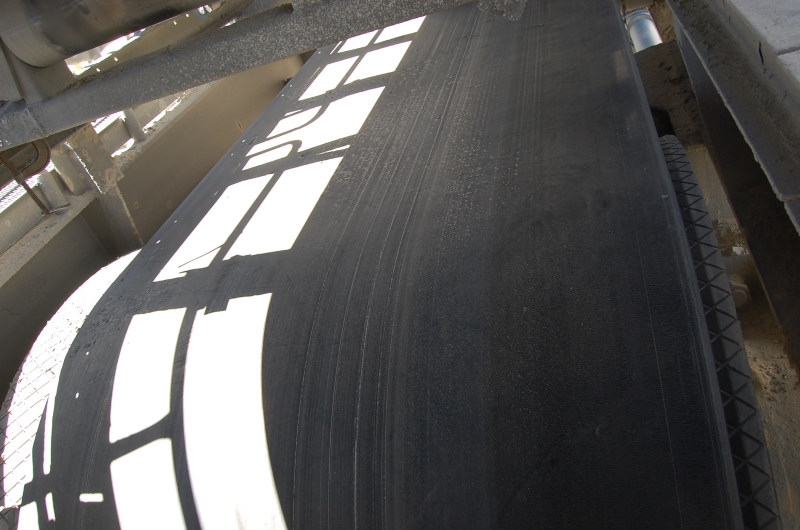
#> input picture 1.jpg, 1600 x 1060 px (shown at 1/2 size); its folder holds 4 pictures in this run
$ python best_model.py
#> lines starting #> are read from the running program, lines starting #| are printed output that depends on the picture; after the words box and inside, x2 and y2 are one past the last pixel; in counts of white or black regions, pixels touching at a corner belong together
#> (reads labels.csv from the repository)
import cv2
import numpy as np
import pandas as pd
from sklearn.ensemble import RandomForestRegressor
from sklearn.linear_model import LinearRegression
from sklearn.preprocessing import StandardScaler
from sklearn.model_selection import train_test_split
import matplotlib.pyplot as plt
import os
import json
from PIL import Image

class BestBeltAlignmentModel:
    """
    Best belt alignment model with outlier handling and improved features
    """

    def __init__(self):
        self.rf_model = RandomForestRegressor(n_estimators=100, random_state=42)
        self.linear_model = LinearRegression()
        self.scaler = StandardScaler()
        self.is_trained = False
        self.outlier_threshold = 100  # Clamp values beyond this
        self.extreme_threshold = 0.25  # Increased from 0.15 for more conservative rules

    def clamp_outliers(self, value):
        """Clamp extreme values to reasonable range"""
        return np.clip(value, -self.outlier_threshold, self.outlier_threshold)

    def extract_improved_features(self, image_path):
        """
        Extract improved features with better left/right detection
        """
#> called with image_path = './1.jpg'
        # Load image
        image = cv2.imread(image_path)
#> image is the input picture: shape (1060, 1600, 3); mean B, G, R 89.4, 91, 92.7
        if image is None:
            raise ValueError(f"Could not load image: {image_path}")

        # Convert to different color spaces
        gray = cv2.cvtColor(image, cv2.COLOR_BGR2GRAY)
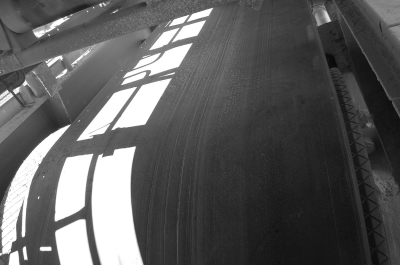
#> gray: shape (1060, 1600) (shown at 1/4 size); min 5, max 255, mean 91.3
        hsv = cv2.cvtColor(image, cv2.COLOR_BGR2HSV)
#> hsv: shape (1060, 1600, 3); mean H, S, V 59.6, 22.6, 94.2

        # Get image dimensions
        height, width = gray.shape
        center_x, center_y = width // 2, height // 2

        features = {}

        # 1. Enhanced edge-based features
        edges = cv2.Canny(gray, 50, 150)
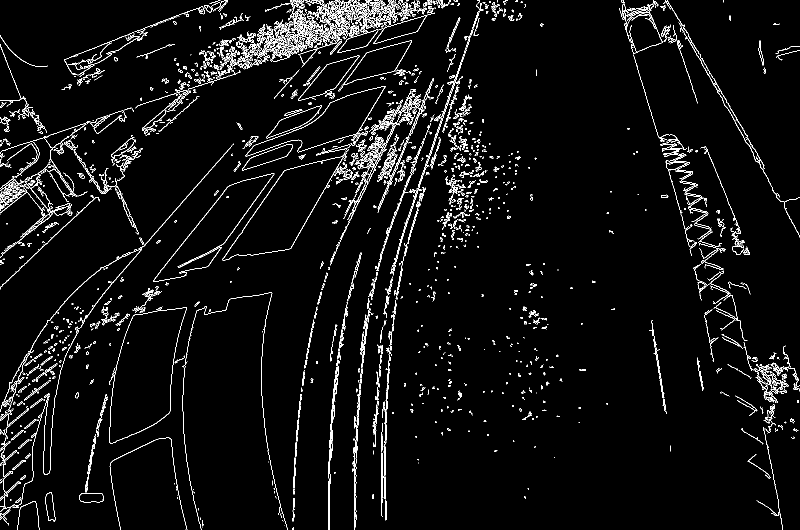
#> edges: shape (1060, 1600) (shown at 1/2 size); 4% white in thin lines or dots
        edge_pixels = np.where(edges > 0)
#> edge_pixels = 68491 positions, rows 0 to 1059, columns 0 to 1599

        if len(edge_pixels[0]) > 0:
            edge_center_x = np.mean(edge_pixels[1])
#> edge_center_x = 674.1
            edge_center_y = np.mean(edge_pixels[0])
#> edge_center_y = 405.8
            edge_offset_x = edge_center_x - center_x
#> edge_offset_x = -125.9
            edge_offset_y = edge_center_y - center_y
#> edge_offset_y = -124.2
            edge_density = len(edge_pixels[0]) / (width * height)
#> edge_density = 0.0404

            # Left/right edge density
            left_edges = edges[:, :width//3]
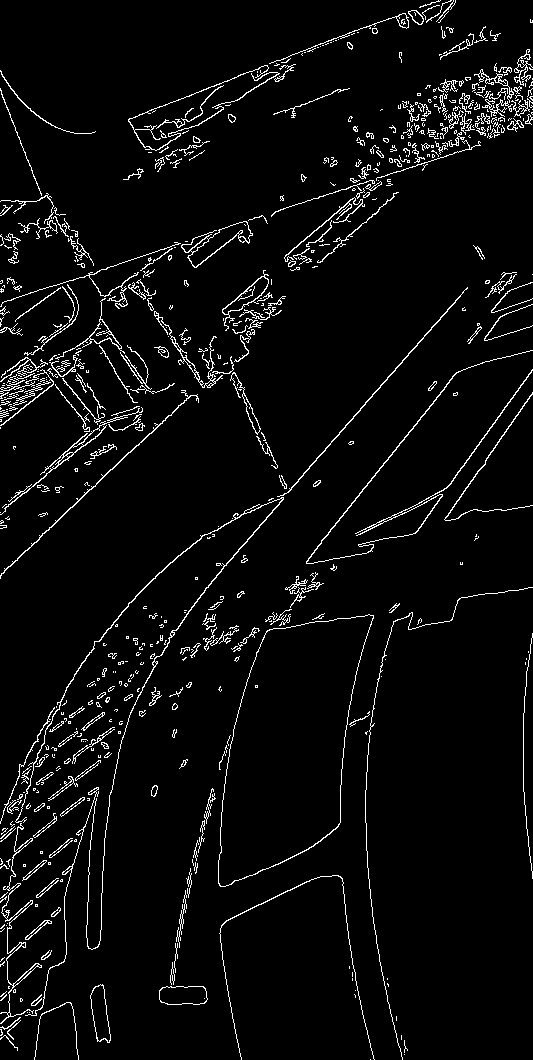
#> left_edges: shape (1060, 533); 4.4% white in thin lines or dots
            center_edges = edges[:, width//3:2*width//3]
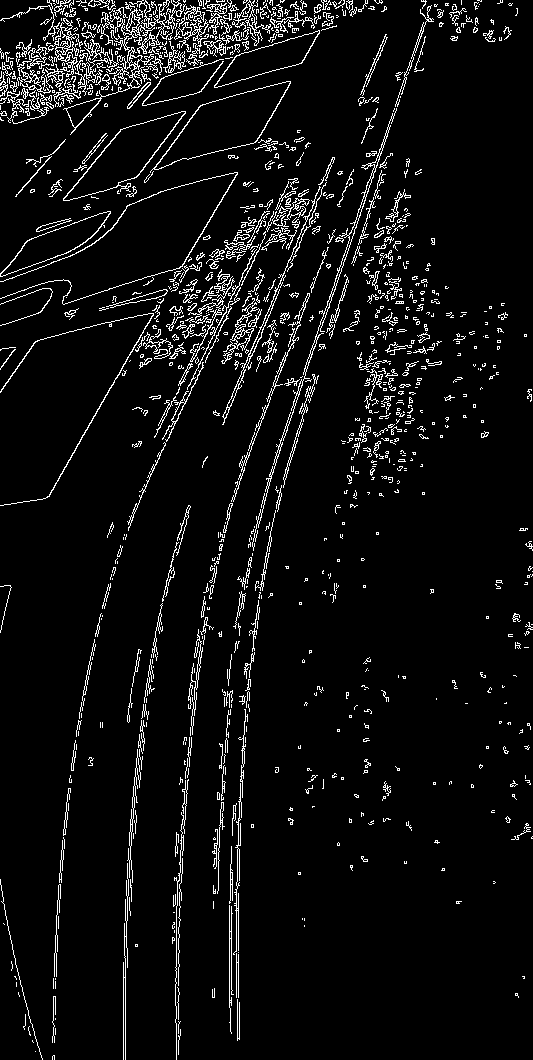
#> center_edges: shape (1060, 533); 5.8% white in thin lines or dots
            right_edges = edges[:, 2*width//3:]
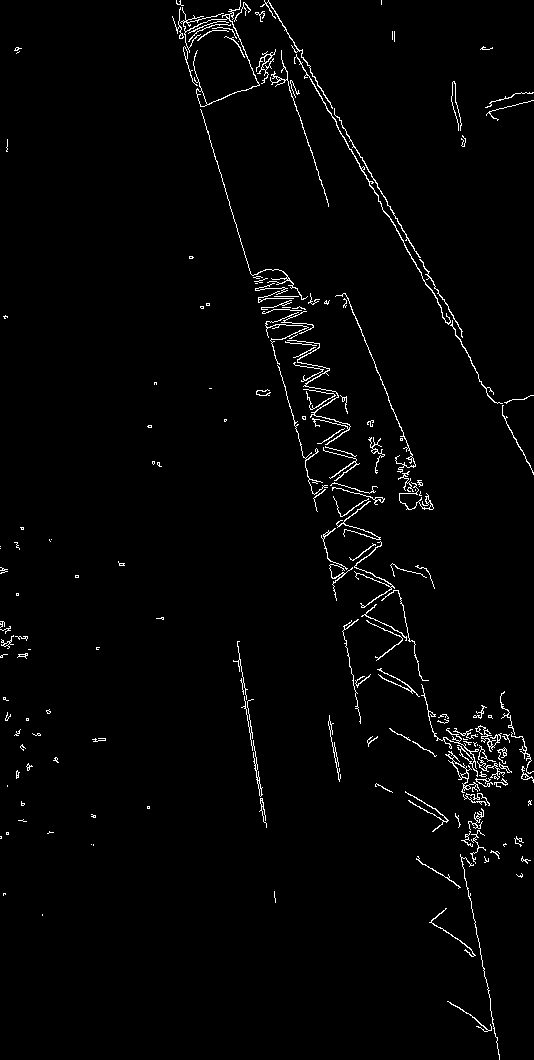
#> right_edges: shape (1060, 534); 2% white in thin lines or dots

            left_edge_density = np.sum(left_edges > 0) / left_edges.size
#> left_edge_density = 0.0436
            center_edge_density = np.sum(center_edges > 0) / center_edges.size
#> center_edge_density = 0.0578
            right_edge_density = np.sum(right_edges > 0) / right_edges.size
#> right_edge_density = 0.0198

            features['left_edge_density'] = left_edge_density
            features['center_edge_density'] = center_edge_density
            features['right_edge_density'] = right_edge_density
            features['edge_density_ratio'] = max(left_edge_density, right_edge_density) / (center_edge_density + 1e-6)
        else:
            edge_center_x = center_x
            edge_center_y = center_y
            edge_offset_x = 0
            edge_offset_y = 0
            edge_density = 0
            features['left_edge_density'] = 0
            features['center_edge_density'] = 0
            features['right_edge_density'] = 0
            features['edge_density_ratio'] = 0

        features['edge_center_x'] = edge_center_x
        features['edge_center_y'] = edge_center_y
        features['edge_offset_x'] = edge_offset_x
        features['edge_offset_y'] = edge_offset_y
        features['edge_density'] = edge_density

        # 2. Enhanced contour-based features
        try:
            contours = cv2.findContours(edges, cv2.RETR_EXTERNAL, cv2.CHAIN_APPROX_SIMPLE)
#> contours = 1680 contours, 1410 with area under 20; largest, box (x1, y1, x2, y2) and area: (218, 614, 374, 887) 26866, (444, 313, 687, 521) 20342, (491, 172, 771, 313) 11779, (683, 81, 824, 173) 5006, (596, 111, 719, 201) 3884
            contours = contours[-2]
        except:
            contours = []

        if len(contours) > 0:
            # Find largest contour (likely the belt)
            largest_contour = max(contours, key=cv2.contourArea)
#> largest_contour = contour of 291 points, box (x1, y1, x2, y2) (218, 614, 374, 887), area 26866
            area = cv2.contourArea(largest_contour)
#> area = 26866.5

            # Get contour center
            M = cv2.moments(largest_contour)
#> M = moments, m00 26866.5, centre m10/m00, m01/m00 = (289, 745.4)
            if M["m00"] != 0:
                contour_center_x = M["m10"] / M["m00"]
#> contour_center_x = 289
                contour_center_y = M["m01"] / M["m00"]
#> contour_center_y = 745.4
            else:
                contour_center_x = center_x
                contour_center_y = center_y

            # Get bounding rectangle
            x, y, w, h = cv2.boundingRect(largest_contour)
#> x = 218; y = 614; w = 156; h = 273
            aspect_ratio = w / h if h > 0 else 1
#> aspect_ratio = 0.571

            # Calculate offset from center
            contour_offset_x = contour_center_x - center_x
#> contour_offset_x = -511
            contour_offset_y = contour_center_y - center_y
#> contour_offset_y = 215.4

            # Normalize by image dimensions
            contour_offset_x_norm = contour_offset_x / width
#> contour_offset_x_norm = -0.319
            contour_offset_y_norm = contour_offset_y / height
#> contour_offset_y_norm = 0.203

            # Enhanced offset features
            features['contour_offset_x_norm_abs'] = abs(contour_offset_x_norm)
            features['contour_offset_direction'] = 1 if contour_offset_x_norm > 0 else -1
            features['contour_extreme_left'] = 1 if contour_offset_x_norm < -self.extreme_threshold else 0
            features['contour_extreme_right'] = 1 if contour_offset_x_norm > self.extreme_threshold else 0

            features['contour_area'] = area
            features['contour_center_x'] = contour_center_x
            features['contour_center_y'] = contour_center_y
            features['contour_offset_x'] = contour_offset_x
            features['contour_offset_y'] = contour_offset_y
            features['contour_offset_x_norm'] = contour_offset_x_norm
            features['contour_offset_y_norm'] = contour_offset_y_norm
            features['aspect_ratio'] = aspect_ratio
            features['bounding_width'] = w
            features['bounding_height'] = h
        else:
            features['contour_area'] = 0
            features['contour_center_x'] = center_x
            features['contour_center_y'] = center_y
            features['contour_offset_x'] = 0
            features['contour_offset_y'] = 0
            features['contour_offset_x_norm'] = 0
            features['contour_offset_y_norm'] = 0
            features['contour_offset_x_norm_abs'] = 0
            features['contour_offset_direction'] = 0
            features['contour_extreme_left'] = 0
            features['contour_extreme_right'] = 0
            features['aspect_ratio'] = 1
            features['bounding_width'] = 0
            features['bounding_height'] = 0

        # 3. Enhanced color-based features
        # Calculate mean color in different regions
        left_region = gray[:, :width//3]
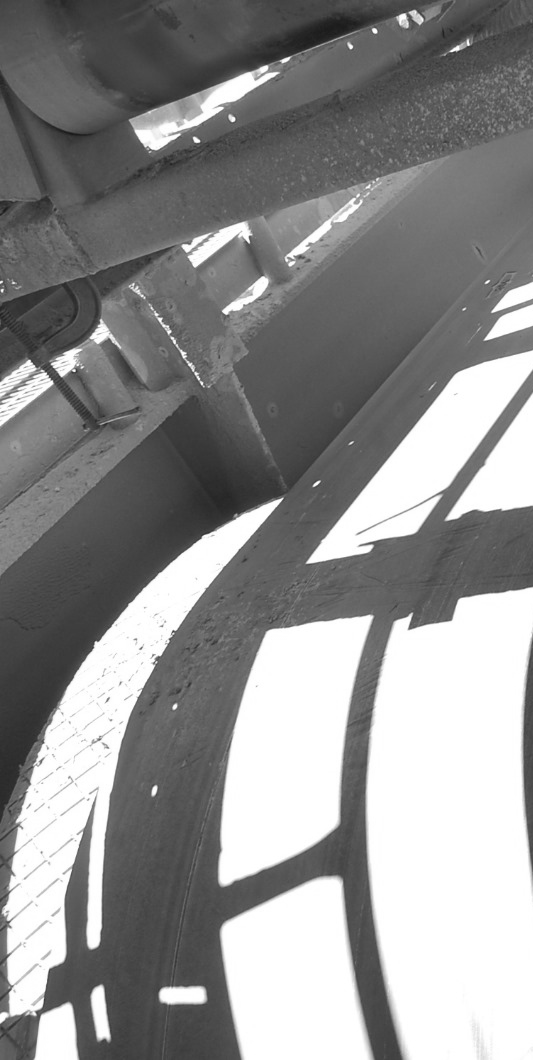
#> left_region: shape (1060, 533); min 25, max 255, mean 143.7
        center_region = gray[:, width//3:2*width//3]
        right_region = gray[:, 2*width//3:]
#> (the rest of the program and of its run is left out)
